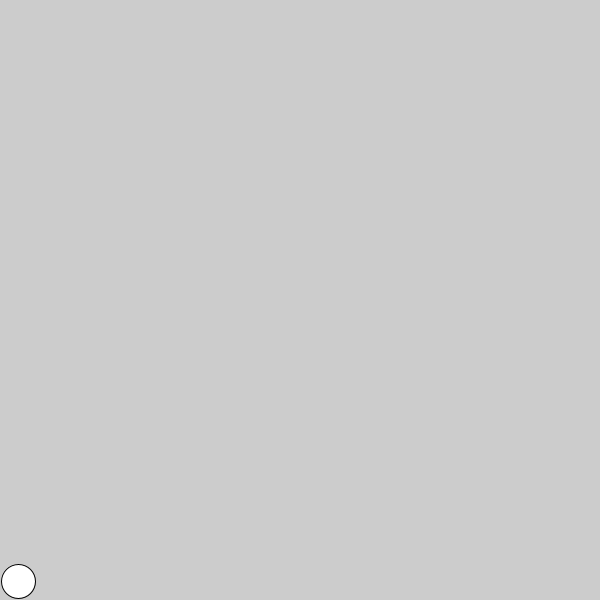
Frame 1 (no input)
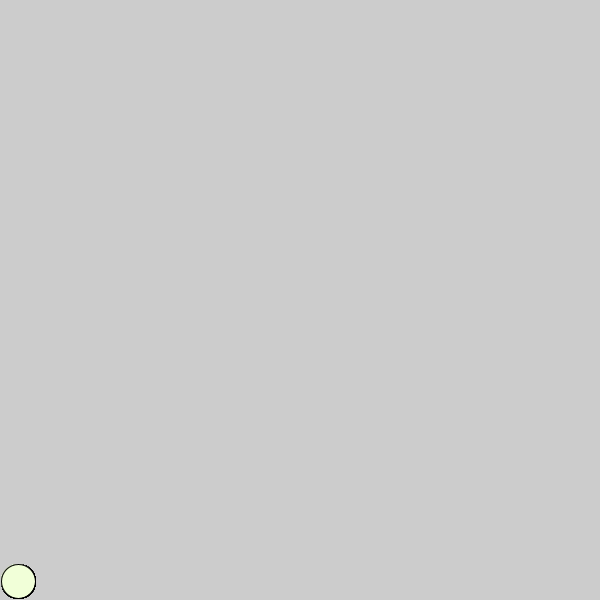
Frame 60 (the mouse pressed at the canvas centre just before this capture)
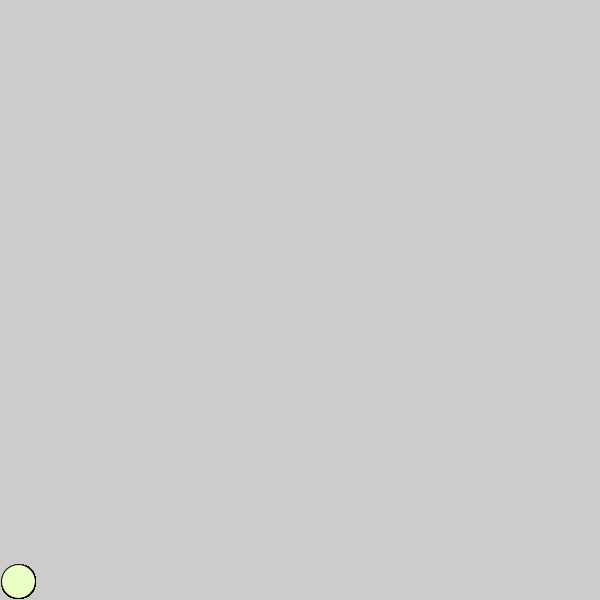
Frame 120 (the mouse held since frame 60 and released just before this capture)

The Processing sketch that drew these frames (run headless with seeded random() and noise(); from frame 60 on, the mouse is pressed at the canvas centre):

// Processing sketch: c_LogicalDot
// ── c_LogicalDot.pde

void setup() {
  
// 1. Set the size of the sketch. Make it 600 pixels square. 

  size(600,600);

}

void draw() {
  
// 2. Draw an ellipse
// Run the program to make sure it works before moving on.
ellipse(18,581,34,34);

// 3. Change the color of the ellipse when the mouse is pressed.
//    Use the following code, but put your colors where indicated
//    Remember to use the   fill()  command to set colors.

if (mousePressed) {
 
   //  put one color here 
  fill(#EAFFC4);
} else {
  
   // put a different color here
  fill(#F1FFD8);
}  
  
  
  
}
